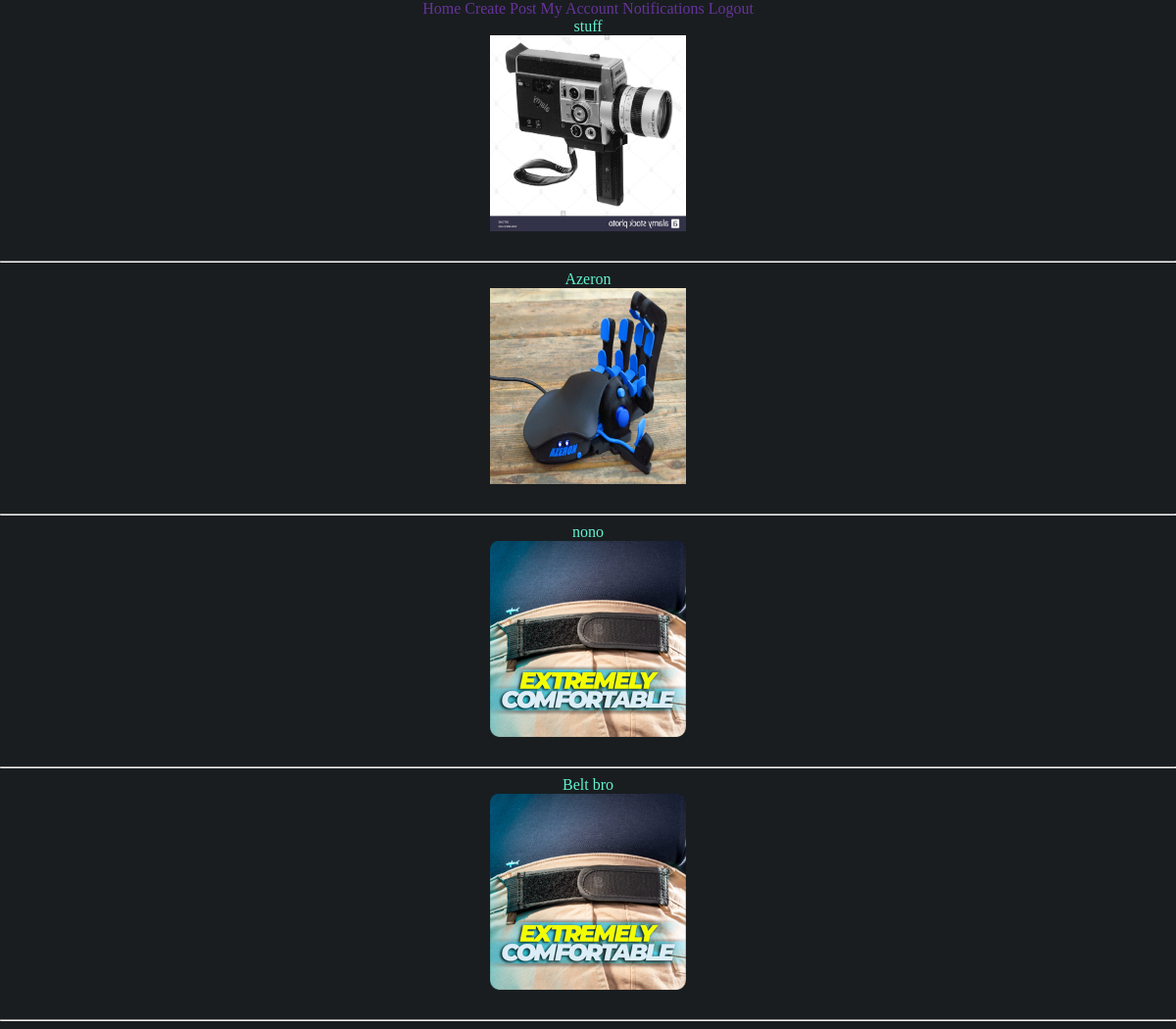
The app's page / (signed in) with its own data.
### posts/models.py (models this page shows, shortened)
class Post(models.Model):
  user = models.ForeignKey(CustomUser, on_delete=models.CASCADE)
  created_at = models.DateTimeField(auto_now_add=True, blank=True)
  title = models.CharField(max_length=200)
  company_website = models.URLField(blank=True, null=True)
  product_image = models.ImageField(upload_to='uploads/', max_length=100)
  description = models.TextField()

### posts/views.py (the view)
# urls.py: path('', PostHomeView, name='homepage'),
def PostHomeView(request, *args, **kwargs):
  posts = Post.objects.all().order_by('created_at').reverse()
  notify = []
  not_num = ''
  for notification in Notifications.objects.filter(user=request.user):
    if notification.read != True:
      notify.append(notification)
    if notify:
      not_num = len(notify)
  return render(request, 'productindex.html', context={'posts': posts, 'notifications': not_num })

### customuser/models.py (called while the page is built)
  def __str__(self):
    return self.username

### templates/productindex.html (shortened to what this page needs)
{% extends '_base.html' %}
{% block content %}
{% for post in posts %}
  <a href="post/{{post.id}}/">{{ post.title }}</a>
  <br>
  <a href="post/{{post.id}}/"><img src="uploads/{{post.product_image}}" height="200px" width="200px"/></a>
  <br>
  <br />
  <hr />
{% endfor %}
{% endblock %}

### templates/_base.html (style rules this page uses)
a { color: rgb(99, 243, 207); text-decoration: none; }
* { -webkit-box-sizing: border-box; box-sizing: border-box; }
body { padding: 0; margin: 0; background-color: rgb(25, 29, 32); }

### records on screen
Post: title "stuff", product_image (picture)
Post: title "Azeron", product_image (picture)
Post: title "nono", product_image (picture)
Post: title "Belt bro", product_image (picture)
